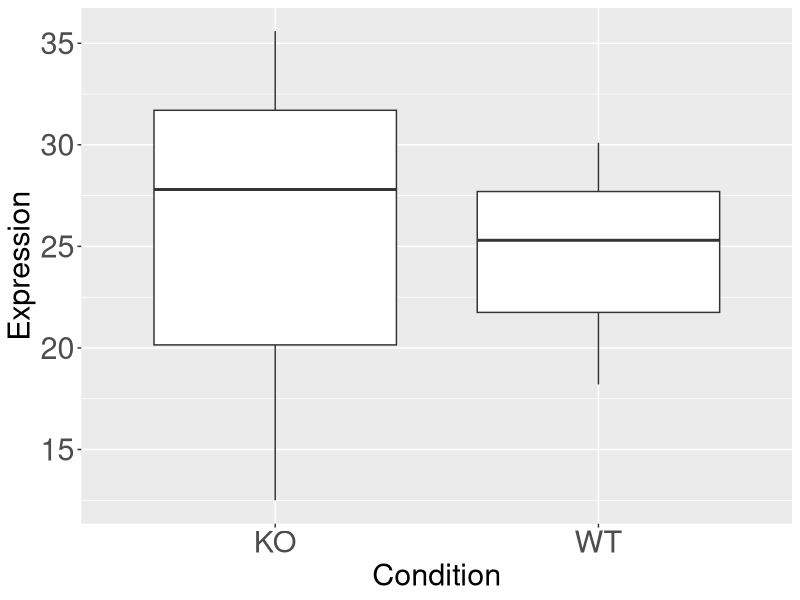

Here is the R script that generated this plot:
## ---- chunk 1
x <- 1
y <- 2
total <- x + y
total
## ---- chunk 2
gene_names <- c("TP53", "BRCA1", "EGFR", "INS")
gene_names[1]  # First gene: "TP53"
gene_names[c(2, 4)]  # Select multiple genes

# factor
mut_gp <- factor(c("wt", "wt", "mut", "mut"))
mut_gp
mut_gp[3]
## ---- chunk 3
df <- data.frame(
  Gene = c("TP53", "BRCA1", "EGFR"),
  Expression = c(25.3, 12.5, 30.1),
  Mutation = c(TRUE, FALSE, TRUE)
)
df
## ---- chunk 4
df$Gene  # Select column as a vector
df[, "Expression"]  # Same as df$Expression
df[[2]]  # Same as df$Expression
df[1, ]  # First row
df[df$Expression > 30, ]  # Filter expression bigger than 30
df[which(df$Mutation), ]  # Filter mutated genes
## ---- chunk 5
age <- c(18, 27, 20, 23, 22)
# extract age between 20 and 25
age[age > 20 & age < 25]
## ---- chunk 6
genes <- data.frame(
  gene = c("TP53", "BRCA1", "EGFR"),
  expr = c(25.3, 12.5, 30.1),
  gene_family = c("A", "A", "B")
  
)
# filter gene with expression greater than 20
genes[genes$expr > 20, ]
## ---- chunk 7
#| echo: false

library(ggplot2)
theme_set(theme_grey())
theme_update(
  axis.title = element_text(size = rel(2)),
  axis.text = element_text(size = rel(2)),
  strip.text = element_text(size = rel(2)),
  plot.title = element_text(size = rel(2.5)),
  legend.text = element_text(size = rel(2)),
  legend.title = element_text(size = rel(2))
)
## ---- chunk 8
library(ggplot2)
df <- data.frame(
  Expression = c(
    25.3, 12.5, 30.1, 27.8, 18.2, 35.6
  ),
  Condition = rep(c("WT", "KO"), 3)
)
df
## ---- chunk 9
ggplot(
  data = df,
  aes(x = Condition, y = Expression)
) +
  geom_boxplot()
